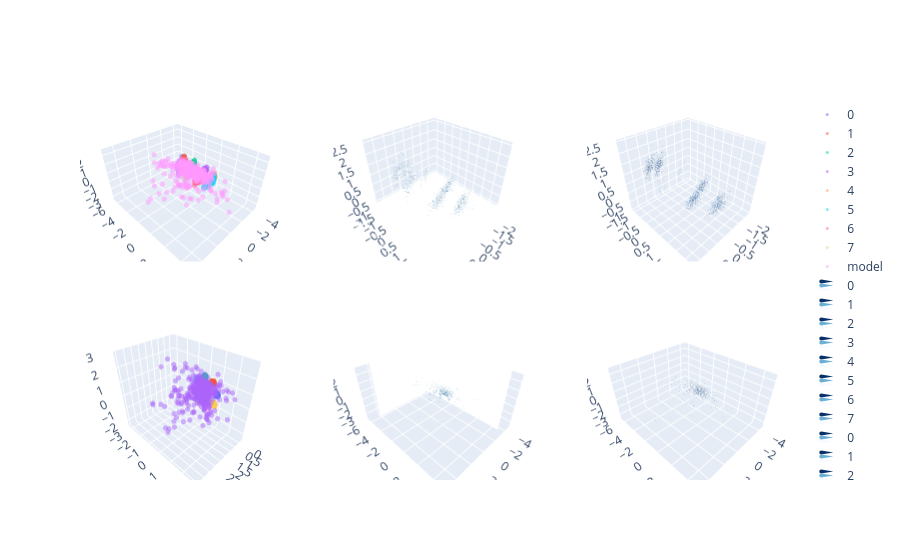

Here is the notebook cell this chart was saved with:
### Markdown cell above
### Chart and critic pretrain

### Code cell
from pathlib import Path

# if not Path("artifacts/state.pkl").exists():
pbar = tqdm(range(1000))

for p in pbar:
    data = state.config.data.sample_unconditional(batch_size=batch_size).to(device)

    loss = state.compute_chart_pretrain_loss(data=data)

    total_loss = loss.sum()
    total_loss.backward()
    state.step_and_zero_grad()
    pbar.set_postfix({"loss": total_loss.item()})

pbar = tqdm(range(1_000))
for p in pbar:
    data = state.config.data.sample_unconditional(batch_size=batch_size).to(device)

    loss = state.compute_critic_only_loss(data=data)
    loss = loss.sum()
    loss.backward()
    state.step_and_zero_grad()

    pbar.set_postfix({"loss": loss.item()})

torch.save(state, "artifacts/state.pkl")
monitor(state)

### Figure 1 — Plotly figure (JSON) as saved in the notebook; plotly's stock layout.template omitted (floating-point values rounded to 4 significant figures; data arrays with more than 128 entries replaced by an {"elided": "..."} marker saying what was removed)
{"data": [{"marker": {"size": 3}, "mode": "markers", "name": "0", "opacity": 0.5, "scene": "scene", "type": "scatter3d", "x": {"elided": "512 float values"}, "y": {"elided": "512 float values"}, "z": {"elided": "512 float values"}}, {"marker": {"size": 3}, "mode": "markers", "name": "1", "opacity": 0.5, "scene": "scene", "type": "scatter3d", "x": {"elided": "512 float values"}, "y": {"elided": "512 float values"}, "z": {"elided": "512 float values"}}, {"marker": {"size": 3}, "mode": "markers", "name": "2", "opacity": 0.5, "scene": "scene", "type": "scatter3d", "x": {"elided": "512 float values"}, "y": {"elided": "512 float values"}, "z": {"elided": "512 float values"}}, {"marker": {"size": 3}, "mode": "markers", "name": "3", "opacity": 0.5, "scene": "scene", "type": "scatter3d", "x": {"elided": "512 float values"}, "y": {"elided": "512 float values"}, "z": {"elided": "512 float values"}}, {"marker": {"size": 3}, "mode": "markers", "name": "4", "opacity": 0.5, "scene": "scene", "type": "scatter3d", "x": {"elided": "512 float values"}, "y": {"elided": "512 float values"}, "z": {"elided": "512 float values"}}, {"marker": {"size": 3}, "mode": "markers", "name": "5", "opacity": 0.5, "scene": "scene", "type": "scatter3d", "x": {"elided": "512 float values"}, "y": {"elided": "512 float values"}, "z": {"elided": "512 float values"}}, {"marker": {"size": 3}, "mode": "markers", "name": "6", "opacity": 0.5, "scene": "scene", "type": "scatter3d", "x": {"elided": "512 float values"}, "y": {"elided": "512 float values"}, "z": {"elided": "512 float values"}}, {"marker": {"size": 3}, "mode": "markers", "name": "7", "opacity": 0.5, "scene": "scene", "type": "scatter3d", "x": {"elided": "512 float values"}, "y": {"elided": "512 float values"}, "z": {"elided": "512 float values"}}, {"marker": {"size": 3}, "mode": "markers", "name": "model", "opacity": 0.5, "scene": "scene", "type": "scatter3d", "x": {"elided": "512 float values"}, "y": {"elided": "512 float values"}, "z": {"elided": "512 float values"}}, {"anchor": "tail", "colorscale": [[0, "rgb(247,251,255)"], [0.125, "rgb(222,235,247)"], [0.25, "rgb(198,219,239)"], [0.375, "rgb(158,202,225)"], [0.5, "rgb(107,174,214)"], [0.625, "rgb(66,146,198)"], [0.75, "rgb(33,113,181)"], [0.875, "rgb(8,81,156)"], [1, "rgb(8,48,107)"]], "name": "0", "scene": "scene2", "showlegend": true, "showscale": false, "type": "cone", "u": {"elided": "512 float values"}, "v": {"elided": "512 float values"}, "w": {"elided": "512 float values"}, "x": {"elided": "512 float values"}, "y": {"elided": "512 float values"}, "z": {"elided": "512 float values"}}, {"anchor": "tail", "colorscale": [[0, "rgb(247,251,255)"], [0.125, "rgb(222,235,247)"], [0.25, "rgb(198,219,239)"], [0.375, "rgb(158,202,225)"], [0.5, "rgb(107,174,214)"], [0.625, "rgb(66,146,198)"], [0.75, "rgb(33,113,181)"], [0.875, "rgb(8,81,156)"], [1, "rgb(8,48,107)"]], "name": "1", "scene": "scene2", "showlegend": true, "showscale": false, "type": "cone", "u": {"elided": "512 float values"}, "v": {"elided": "512 float values"}, "w": {"elided": "512 float values"}, "x": {"elided": "512 float values"}, "y": {"elided": "512 float values"}, "z": {"elided": "512 float values"}}, {"anchor": "tail", "colorscale": [[0, "rgb(247,251,255)"], [0.125, "rgb(222,235,247)"], [0.25, "rgb(198,219,239)"], [0.375, "rgb(158,202,225)"], [0.5, "rgb(107,174,214)"], [0.625, "rgb(66,146,198)"], [0.75, "rgb(33,113,181)"], [0.875, "rgb(8,81,156)"], [1, "rgb(8,48,107)"]], "name": "2", "scene": "scene2", "showlegend": true, "showscale": false, "type": "cone", "u": {"elided": "512 float values"}, "v": {"elided": "512 float values"}, "w": {"elided": "512 float values"}, "x": {"elided": "512 float values"}, "y": {"elided": "512 float values"}, "z": {"elided": "512 float values"}}, {"anchor": "tail", "colorscale": [[0, "rgb(247,251,255)"], [0.125, "rgb(222,235,247)"], [0.25, "rgb(198,219,239)"], [0.375, "rgb(158,202,225)"], [0.5, "rgb(107,174,214)"], [0.625, "rgb(66,146,198)"], [0.75, "rgb(33,113,181)"], [0.875, "rgb(8,81,156)"], [1, "rgb(8,48,107)"]], "name": "3", "scene": "scene2", "showlegend": true, "showscale": false, "type": "cone", "u": {"elided": "512 float values"}, "v": {"elided": "512 float values"}, "w": {"elided": "512 float values"}, "x": {"elided": "512 float values"}, "y": {"elided": "512 float values"}, "z": {"elided": "512 float values"}}, {"anchor": "tail", "colorscale": [[0, "rgb(247,251,255)"], [0.125, "rgb(222,235,247)"], [0.25, "rgb(198,219,239)"], [0.375, "rgb(158,202,225)"], [0.5, "rgb(107,174,214)"], [0.625, "rgb(66,146,198)"], [0.75, "rgb(33,113,181)"], [0.875, "rgb(8,81,156)"], [1, "rgb(8,48,107)"]], "name": "4", "scene": "scene2", "showlegend": true, "showscale": false, "type": "cone", "u": {"elided": "512 float values"}, "v": {"elided": "512 float values"}, "w": {"elided": "512 float values"}, "x": {"elided": "512 float values"}, "y": {"elided": "512 float values"}, "z": {"elided": "512 float values"}}, {"anchor": "tail", "colorscale": [[0, "rgb(247,251,255)"], [0.125, "rgb(222,235,247)"], [0.25, "rgb(198,219,239)"], [0.375, "rgb(158,202,225)"], [0.5, "rgb(107,174,214)"], [0.625, "rgb(66,146,198)"], [0.75, "rgb(33,113,181)"], [0.875, "rgb(8,81,156)"], [1, "rgb(8,48,107)"]], "name": "5", "scene": "scene2", "showlegend": true, "showscale": false, "type": "cone", "u": {"elided": "512 float values"}, "v": {"elided": "512 float values"}, "w": {"elided": "512 float values"}, "x": {"elided": "512 float values"}, "y": {"elided": "512 float values"}, "z": {"elided": "512 float values"}}, {"anchor": "tail", "colorscale": [[0, "rgb(247,251,255)"], [0.125, "rgb(222,235,247)"], [0.25, "rgb(198,219,239)"], [0.375, "rgb(158,202,225)"], [0.5, "rgb(107,174,214)"], [0.625, "rgb(66,146,198)"], [0.75, "rgb(33,113,181)"], [0.875, "rgb(8,81,156)"], [1, "rgb(8,48,107)"]], "name": "6", "scene": "scene2", "showlegend": true, "showscale": false, "type": "cone", "u": {"elided": "512 float values"}, "v": {"elided": "512 float values"}, "w": {"elided": "512 float values"}, "x": {"elided": "512 float values"}, "y": {"elided": "512 float values"}, "z": {"elided": "512 float values"}}, {"anchor": "tail", "colorscale": [[0, "rgb(247,251,255)"], [0.125, "rgb(222,235,247)"], [0.25, "rgb(198,219,239)"], [0.375, "rgb(158,202,225)"], [0.5, "rgb(107,174,214)"], [0.625, "rgb(66,146,198)"], [0.75, "rgb(33,113,181)"], [0.875, "rgb(8,81,156)"], [1, "rgb(8,48,107)"]], "name": "7", "scene": "scene2", "showlegend": true, "showscale": false, "type": "cone", "u": {"elided": "512 float values"}, "v": {"elided": "512 float values"}, "w": {"elided": "512 float values"}, "x": {"elided": "512 float values"}, "y": {"elided": "512 float values"}, "z": {"elided": "512 float values"}}, {"anchor": "tail", "colorscale": [[0, "rgb(247,251,255)"], [0.125, "rgb(222,235,247)"], [0.25, "rgb(198,219,239)"], [0.375, "rgb(158,202,225)"], [0.5, "rgb(107,174,214)"], [0.625, "rgb(66,146,198)"], [0.75, "rgb(33,113,181)"], [0.875, "rgb(8,81,156)"], [1, "rgb(8,48,107)"]], "name": "0", "scene": "scene3", "showlegend": true, "showscale": false, "type": "cone", "u": {"elided": "512 float values"}, "v": {"elided": "512 float values"}, "w": {"elided": "512 float values"}, "x": {"elided": "512 float values"}, "y": {"elided": "512 float values"}, "z": {"elided": "512 float values"}}, {"anchor": "tail", "colorscale": [[0, "rgb(247,251,255)"], [0.125, "rgb(222,235,247)"], [0.25, "rgb(198,219,239)"], [0.375, "rgb(158,202,225)"], [0.5, "rgb(107,174,214)"], [0.625, "rgb(66,146,198)"], [0.75, "rgb(33,113,181)"], [0.875, "rgb(8,81,156)"], [1, "rgb(8,48,107)"]], "name": "1", "scene": "scene3", "showlegend": true, "showscale": false, "type": "cone", "u": {"elided": "512 float values"}, "v": {"elided": "512 float values"}, "w": {"elided": "512 float values"}, "x": {"elided": "512 float values"}, "y": {"elided": "512 float values"}, "z": {"elided": "512 float values"}}, {"anchor": "tail", "colorscale": [[0, "rgb(247,251,255)"], [0.125, "rgb(222,235,247)"], [0.25, "rgb(198,219,239)"], [0.375, "rgb(158,202,225)"], [0.5, "rgb(107,174,214)"], [0.625, "rgb(66,146,198)"], [0.75, "rgb(33,113,181)"], [0.875, "rgb(8,81,156)"], [1, "rgb(8,48,107)"]], "name": "2", "scene": "scene3", "showlegend": true, "showscale": false, "type": "cone", "u": {"elided": "512 float values"}, "v": {"elided": "512 float values"}, "w": {"elided": "512 float values"}, "x": {"elided": "512 float values"}, "y": {"elided": "512 float values"}, "z": {"elided": "512 float values"}}, {"anchor": "tail", "colorscale": [[0, "rgb(247,251,255)"], [0.125, "rgb(222,235,247)"], [0.25, "rgb(198,219,239)"], [0.375, "rgb(158,202,225)"], [0.5, "rgb(107,174,214)"], [0.625, "rgb(66,146,198)"], [0.75, "rgb(33,113,181)"], [0.875, "rgb(8,81,156)"], [1, "rgb(8,48,107)"]], "name": "3", "scene": "scene3", "showlegend": true, "showscale": false, "type": "cone", "u": {"elided": "512 float values"}, "v": {"elided": "512 float values"}, "w": {"elided": "512 float values"}, "x": {"elided": "512 float values"}, "y": {"elided": "512 float values"}, "z": {"elided": "512 float values"}}, {"anchor": "tail", "colorscale": [[0, "rgb(247,251,255)"], [0.125, "rgb(222,235,247)"], [0.25, "rgb(198,219,239)"], [0.375, "rgb(158,202,225)"], [0.5, "rgb(107,174,214)"], [0.625, "rgb(66,146,198)"], [0.75, "rgb(33,113,181)"], [0.875, "rgb(8,81,156)"], [1, "rgb(8,48,107)"]], "name": "4", "scene": "scene3", "showlegend": true, "showscale": false, "type": "cone", "u": {"elided": "512 float values"}, "v": {"elided": "512 float values"}, "w": {"elided": "512 float values"}, "x": {"elided": "512 float values"}, "y": {"elided": "512 float values"}, "z": {"elided": "512 float values"}}, {"anchor": "tail", "colorscale": [[0, "rgb(247,251,255)"], [0.125, "rgb(222,235,247)"], [0.25, "rgb(198,219,239)"], [0.375, "rgb(158,202,225)"], [0.5, "rgb(107,174,214)"], [0.625, "rgb(66,146,198)"], [0.75, "rgb(33,113,181)"], [0.875, "rgb(8,81,156)"], [1, "rgb(8,48,107)"]], "name": "5", "scene": "scene3", "showlegend": true, "showscale": false, "type": "cone", "u": {"elided": "512 float values"}, "v": {"elided": "512 float values"}, "w": {"elided": "512 float values"}, "x": {"elided": "512 float values"}, "y": {"elided": "512 float values"}, "z": {"elided": "512 float values"}}, {"anchor": "tail", "colorscale": [[0, "rgb(247,251,255)"], [0.125, "rgb(222,235,247)"], [0.25, "rgb(198,219,239)"], [0.375, "rgb(158,202,225)"], [0.5, "rgb(107,174,214)"], [0.625, "rgb(66,146,198)"], [0.75, "rgb(33,113,181)"], [0.875, "rgb(8,81,156)"], [1, "rgb(8,48,107)"]], "name": "6", "scene": "scene3", "showlegend": true, "showscale": false, "type": "cone", "u": {"elided": "512 float values"}, "v": {"elided": "512 float values"}, "w": {"elided": "512 float values"}, "x": {"elided": "512 float values"}, "y": {"elided": "512 float values"}, "z": {"elided": "512 float values"}}, {"anchor": "tail", "colorscale": [[0, "rgb(247,251,255)"], [0.125, "rgb(222,235,247)"], [0.25, "rgb(198,219,239)"], [0.375, "rgb(158,202,225)"], [0.5, "rgb(107,174,214)"], [0.625, "rgb(66,146,198)"], [0.75, "rgb(33,113,181)"], [0.875, "rgb(8,81,156)"], [1, "rgb(8,48,107)"]], "name": "7", "scene": "scene3", "showlegend": true, "showscale": false, "type": "cone", "u": {"elided": "512 float values"}, "v": {"elided": "512 float values"}, "w": {"elided": "512 float values"}, "x": {"elided": "512 float values"}, "y": {"elided": "512 float values"}, "z": {"elided": "512 float values"}}, {"marker": {"size": 3}, "mode": "markers", "name": "0", "opacity": 0.5, "scene": "scene4", "type": "scatter3d", "x": {"elided": "512 float values"}, "y": {"elided": "512 float values"}, "z": {"elided": "512 float values"}}, {"marker": {"size": 3}, "mode": "markers", "name": "1", "opacity": 0.5, "scene": "scene4", "type": "scatter3d", "x": {"elided": "512 float values"}, "y": {"elided": "512 float values"}, "z": {"elided": "512 float values"}}, {"marker": {"size": 3}, "mode": "markers", "name": "2", "opacity": 0.5, "scene": "scene4", "type": "scatter3d", "x": {"elided": "512 float values"}, "y": {"elided": "512 float values"}, "z": {"elided": "512 float values"}}, {"marker": {"size": 3}, "mode": "markers", "name": "3", "opacity": 0.5, "scene": "scene4", "type": "scatter3d", "x": {"elided": "512 float values"}, "y": {"elided": "512 float values"}, "z": {"elided": "512 float values"}}, {"marker": {"size": 3}, "mode": "markers", "name": "4", "opacity": 0.5, "scene": "scene4", "type": "scatter3d", "x": {"elided": "512 float values"}, "y": {"elided": "512 float values"}, "z": {"elided": "512 float values"}}, {"marker": {"size": 3}, "mode": "markers", "name": "5", "opacity": 0.5, "scene": "scene4", "type": "scatter3d", "x": {"elided": "512 float values"}, "y": {"elided": "512 float values"}, "z": {"elided": "512 float values"}}, {"marker": {"size": 3}, "mode": "markers", "name": "6", "opacity": 0.5, "scene": "scene4", "type": "scatter3d", "x": {"elided": "512 float values"}, "y": {"elided": "512 float values"}, "z": {"elided": "512 float values"}}, {"marker": {"size": 3}, "mode": "markers", "name": "7", "opacity": 0.5, "scene": "scene4", "type": "scatter3d", "x": {"elided": "512 float values"}, "y": {"elided": "512 float values"}, "z": {"elided": "512 float values"}}, {"marker": {"size": 3}, "mode": "markers", "name": "model", "opacity": 0.5, "scene": "scene4", "type": "scatter3d", "x": {"elided": "512 float values"}, "y": {"elided": "512 float values"}, "z": {"elided": "512 float values"}}, {"anchor": "tail", "colorscale": [[0, "rgb(247,251,255)"], [0.125, "rgb(222,235,247)"], [0.25, "rgb(198,219,239)"], [0.375, "rgb(158,202,225)"], [0.5, "rgb(107,174,214)"], [0.625, "rgb(66,146,198)"], [0.75, "rgb(33,113,181)"], [0.875, "rgb(8,81,156)"], [1, "rgb(8,48,107)"]], "name": "model", "scene": "scene5", "showlegend": true, "showscale": false, "type": "cone", "u": {"elided": "512 float values"}, "v": {"elided": "512 float values"}, "w": {"elided": "512 float values"}, "x": {"elided": "512 float values"}, "y": {"elided": "512 float values"}, "z": {"elided": "512 float values"}}, {"anchor": "tail", "colorscale": [[0, "rgb(247,251,255)"], [0.125, "rgb(222,235,247)"], [0.25, "rgb(198,219,239)"], [0.375, "rgb(158,202,225)"], [0.5, "rgb(107,174,214)"], [0.625, "rgb(66,146,198)"], [0.75, "rgb(33,113,181)"], [0.875, "rgb(8,81,156)"], [1, "rgb(8,48,107)"]], "name": "model", "scene": "scene6", "showlegend": true, "showscale": false, "type": "cone", "u": {"elided": "512 float values"}, "v": {"elided": "512 float values"}, "w": {"elided": "512 float values"}, "x": {"elided": "512 float values"}, "y": {"elided": "512 float values"}, "z": {"elided": "512 float values"}}], "layout": {"scene": {"domain": {"x": [0, 0.2889], "y": [0.575, 1]}}, "scene2": {"domain": {"x": [0.3556, 0.6444], "y": [0.575, 1]}}, "scene3": {"domain": {"x": [0.7111, 1], "y": [0.575, 1]}}, "scene4": {"domain": {"x": [0, 0.2889], "y": [0, 0.425]}}, "scene5": {"domain": {"x": [0.3556, 0.6444], "y": [0, 0.425]}}, "scene6": {"domain": {"x": [0.7111, 1], "y": [0, 0.425]}}}}
